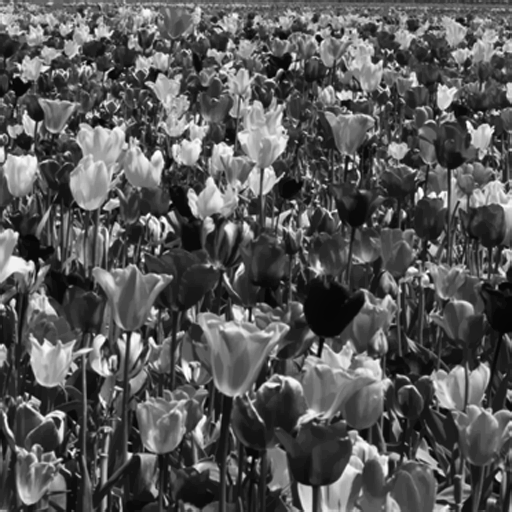
#> input picture Project1/tulips irises.tif, 512 x 512 px
$ python part2_2_1.py
#> lines starting #> are read from the running program, lines starting #| are printed output that depends on the picture; long printed decimals are rounded
import cv2
import numpy as np
from matplotlib import pyplot as plt
import imageio
import scipy.ndimage.filters
import math

# original image
img = cv2.imread('tulips irises.tif', 0)
#> img is the input picture: shape (512, 512); min 0, max 255, mean 87.9
img -= np.amin(img) #map values to the (0, 255) range
img = np.multiply(img, 255.0/np.amax(img))

# zero padding
img = np.pad(img, ((0, 512), (0, 512)), 'constant')
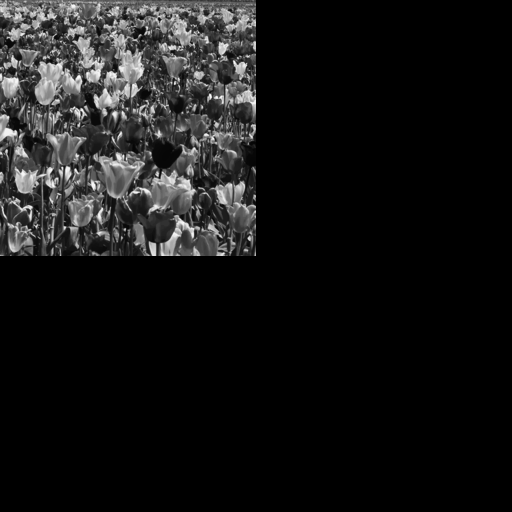
#> img: shape (1024, 1024) float64 (shown at 1/2 size); min 0, max 255, mean 22

# 2-DFT
f = np.fft.fft2(img) # 1024x1024

# DFT centering, F'(u,v)
fshift = np.fft.fftshift(f) # 1024x1024

original_fshift = np.fft.fftshift(f)

# for graph
magnitude_spectrum = 20*np.log(np.abs(fshift))
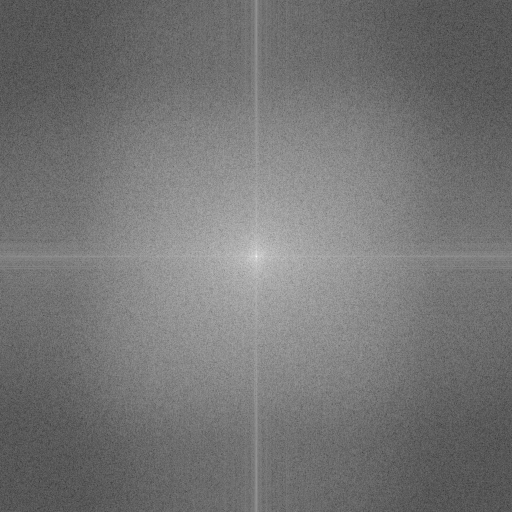
#> magnitude_spectrum: shape (1024, 1024) float64 (shown at 1/2 size); min -2.41, max 339.1, mean 154.7; drawn with min black and max white

rows, cols = img.shape # 1024, 1024
#> rows = 1024; cols = 1024
crow, ccol = int(rows/2), int(cols/2) # 512, 512
#> crow = 512; ccol = 512

# TODO: inside rectangular make equals zero
for i in range(2*crow):
    for j in range(2*ccol):
        if math.sqrt((i-512)*(i-512) + (j-512)*(j-512)) <= 60 :
            fshift[i][j] = 0

# G2(u,v), IDFT (1024*1024) recentering reverse to fftshift
f_ishift = np.fft.ifftshift(fshift)

# IDFT
img_back = np.fft.ifft2(f_ishift)

img_back = np.abs(img_back)
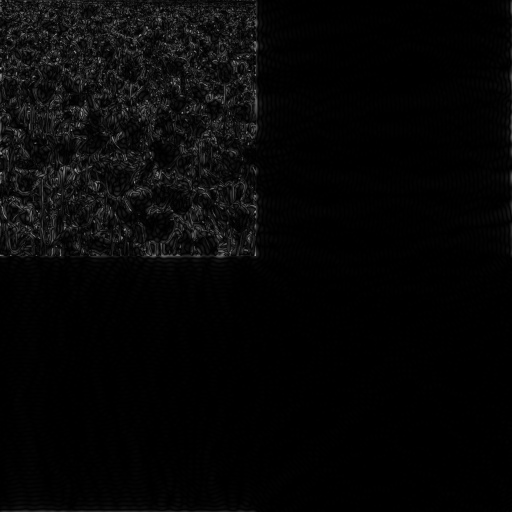
#> img_back: shape (1024, 1024) float64 (shown at 1/2 size); min 1.67e-08, max 190.6, mean 7

# TODO: outside equals zero
print(np.amax(original_fshift))
#| (23049073+0j)
for i in range(2*crow):
    for j in range(2*ccol):
        if math.sqrt((i-512)*(i-512) + (j-512)*(j-512)) >= 60 :
            original_fshift[i][j] = 0

# G2(u,v), IDFT (1024*1024) recentering reverse to fftshift
f_ishift_out = np.fft.ifftshift(original_fshift)

# IDFT
img_back_out = np.fft.ifft2(f_ishift_out)

img_back_out = np.abs(img_back_out)
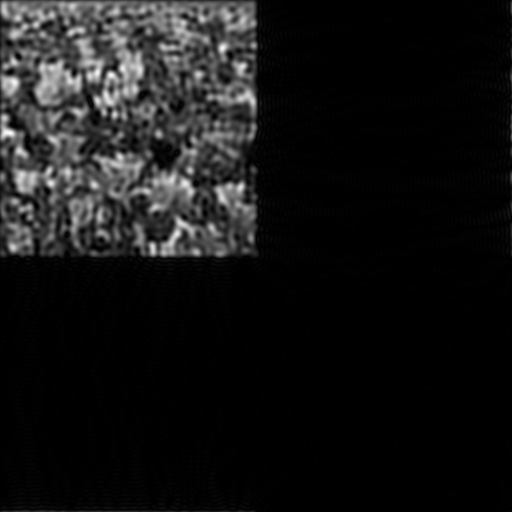
#> img_back_out: shape (1024, 1024) float64 (shown at 1/2 size); min 1.5e-06, max 264.6, mean 23; drawn with min black and max white

# croping images
crop_img_back = img_back[0:512, 0:512]
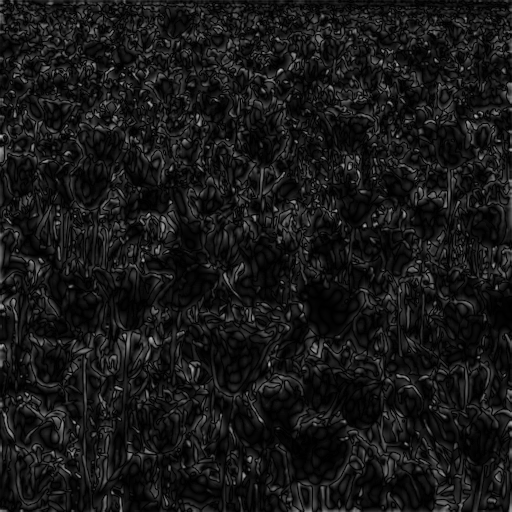
#> crop_img_back: shape (512, 512) float64; min 0.000114, max 190.6, mean 23.4

crop_img_back_out = img_back_out[0:512, 0:512]
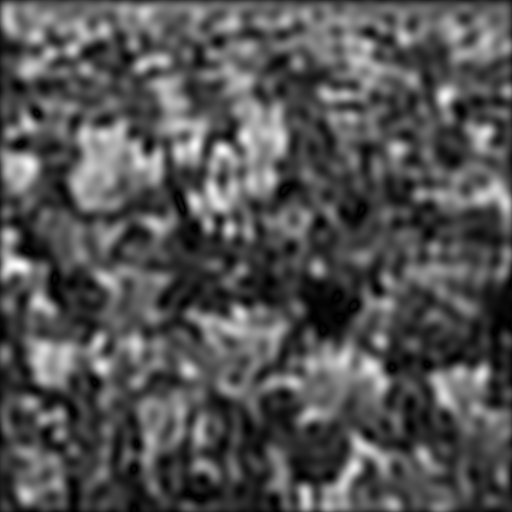
#> crop_img_back_out: shape (512, 512) float64; min 0.00177, max 264.6, mean 87.4; drawn with min black and max white

# draw graphs
plt.subplot(2, 2, 1),plt.imshow(img, cmap='gray')
plt.title('Input Image'), plt.xticks([]), plt.yticks([])

plt.subplot(2,2,2),plt.imshow(magnitude_spectrum, cmap='gray')
plt.title('DFT center'), plt.xticks([]), plt.yticks([])

plt.subplot(2, 2, 3),plt.imshow(crop_img_back, cmap='gray')
plt.title('IDFT inside zero, HPF'), plt.xticks([]), plt.yticks([])

plt.subplot(2,2,4),plt.imshow(crop_img_back_out, cmap='gray')
plt.title('IDFT outside zero, smoothing'), plt.xticks([]), plt.yticks([])

plt.show()
